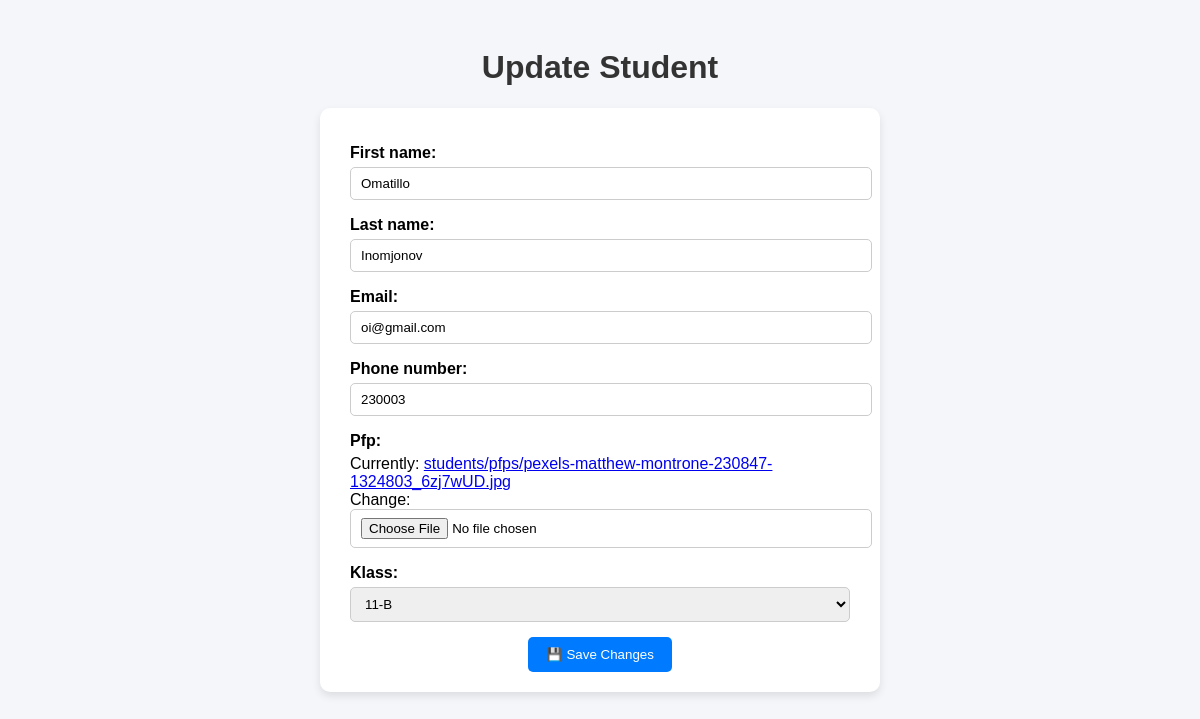
Screenshot of /lessons/students/edit/21/ with the database file from the repository.
### apps/lessons/models.py (models this page shows, shortened)
class Student(BaseModel) :
    first_name = models.CharField(max_length=200)
    last_name = models.CharField(max_length=200)
    email = models.EmailField(max_length=200)
    phone_number = models.CharField(max_length=20)
    pfp = models.ImageField(upload_to='students/pfps')
    klass = models.ForeignKey(Class, on_delete=models.SET_NULL, null = True)

### apps/lessons/views/Student/StudentUpdate/views.py (the view)
# urls.py: path('students/edit/<int:pk>/', student_update_view, name='student_update'),
def student_update_view(request, pk) :
    student = get_object_or_404(Student, pk=pk)
    form = StudentForm(instance=student)
    if request.method == 'POST' :
        form = StudentForm(request.POST, request.FILES, instance=student)
        if form.is_valid() :
            form.save()
            return redirect('student_list')
    return render(request, 'student/student_update.html', {'form': form})

### apps/lessons/forms.py
class StudentForm(forms.ModelForm):
    class Meta:
        model = Student
        fields = ['first_name', 'last_name', 'email', 'phone_number', 'pfp', 'klass']

### apps/lessons/models.py (called while the page is built)
    def __str__(self):
        return self.name

### templates/student/student_update.html (shortened to what this page needs)
<!DOCTYPE html>
<html lang="en">
<head>
</head>
<body>
    <h1>Update Student</h1>
    <form method="POST" enctype="multipart/form-data">
        {{ form.as_p }}
        <div style="text-align: center;">
            <button type="submit">💾 Save Changes</button>
        </div>
    </form>
</body>
</html>

### templates/student/student_update.html (style rules this page uses)
body { font-family: Arial, sans-serif; background-color: #f4f6f9; padding: 20px; }
h1 { text-align: center; color: #333; }
form { max-width: 500px; margin: 0 auto; background: #fff; padding: 20px 30px; border-radius: 10px; box-shadow: 0 4px 8px rgba(0,0,0,0.1); }
form p { margin-bottom: 15px; }
label { font-weight: bold; display: block; margin-bottom: 5px; }
input, select { width: 100%; padding: 8px 10px; border-radius: 5px; border: 1px solid #ccc; outline: none; }
button { background: #007bff; color: white; border: none; padding: 10px 18px; border-radius: 5px; cursor: pointer; }

### rows the page displays
Student: first_name "Omatillo", last_name "Inomjonov", email "oi@gmail.com", phone_number "230003", klass "11-B"
